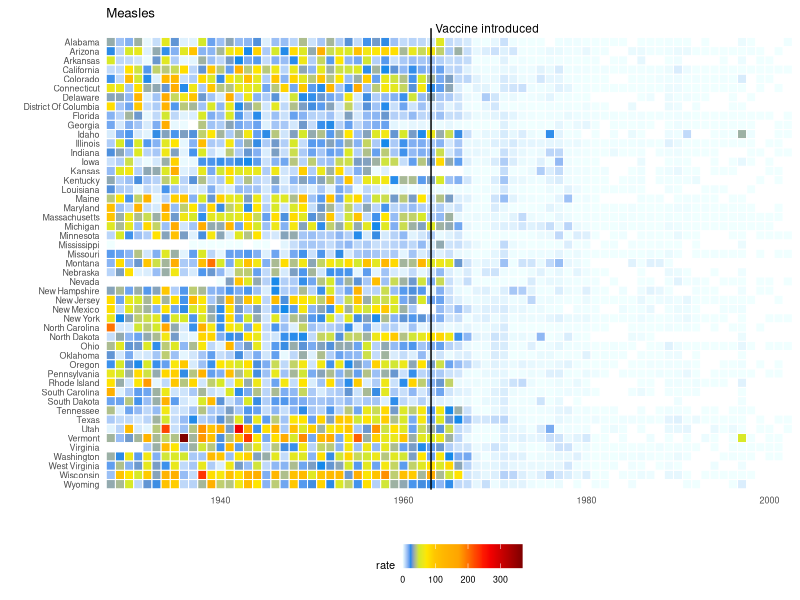

Generate this figure with R:
## ---- chunk 1
library(dslabs)
library(tidyverse)
library(dplyr)
## ---- chunk 2

data(us_contagious_diseases)
the_disease <- "Measles"
dat <- us_contagious_diseases %>%
  filter(!state%in%c("Hawaii","Alaska") & disease == the_disease) %>%
  mutate(rate = count / population * 10000 * 52 / weeks_reporting) 

jet.colors <- colorRampPalette(c("#F0FFFF", "cyan", "#007FFF", "yellow", "#FFBF00", "orange", "red", "#7F0000"), bias = 2.25)

dat %>% mutate(state = reorder(state, desc(state))) %>%
  ggplot(aes(year, state, fill = rate)) +
  geom_tile(color = "white", size = 0.35) +
  scale_x_continuous(expand = c(0,0)) +
  scale_fill_gradientn(colors = jet.colors(16), na.value = 'white') +
  geom_vline(xintercept = 1963, col = "black") +
  theme_minimal() + 
  theme(panel.grid = element_blank()) +
        coord_cartesian(clip = 'off') +
        ggtitle(the_disease) +
        ylab("") +
        xlab("") +  
        theme(legend.position = "bottom", text = element_text(size = 8)) + 
        annotate(geom = "text", x = 1963, y = 50.5, label = "Vaccine introduced", size = 3, hjust = -0.04)
